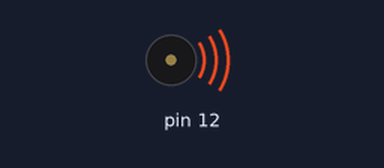
This sketch was run on a simulated Arduino Uno, built with avr-gcc and run on an emulated ATmega328P. Shown: buzzer (waves = sounding).

Above: at 0.1 s.
At 11.3 s:
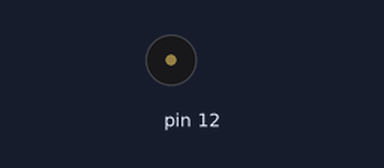
Timing chart, 0 to 12.8 s (numbered marks = the images above):
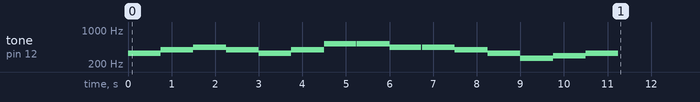

The sketch:

HARUNOOGAWA_BGM.ino
```cpp
void setup() {
    tone(12, 330) ;
    delay(750) ;
    tone(12, 392) ;
    delay(750) ;
    tone(12, 440) ;
    delay(750) ;
    tone(12, 392) ;
    delay(750) ;
    tone(12, 330) ;
    delay(750) ;
    tone(12, 392) ;
    delay(750) ;
    tone(12, 523) ;
    delay(730) ;
    noTone(12) ;
    delay(20) ;
    tone(12, 523) ;
    delay(750) ;
    tone(12, 440) ;
    delay(730) ;
    noTone(12) ;
    delay(20) ;
    tone(12, 440) ;
    delay(750) ;
    tone(12, 392) ;
    delay(750) ;
    tone(12, 330) ;
    delay(750) ;
    tone(12, 262) ;
    delay(750) ;
    tone(12, 294) ;
    delay(750) ;
    tone(12, 330) ;
    delay(750) ;
    noTone(12) ;
}

void loop() {

}
```
